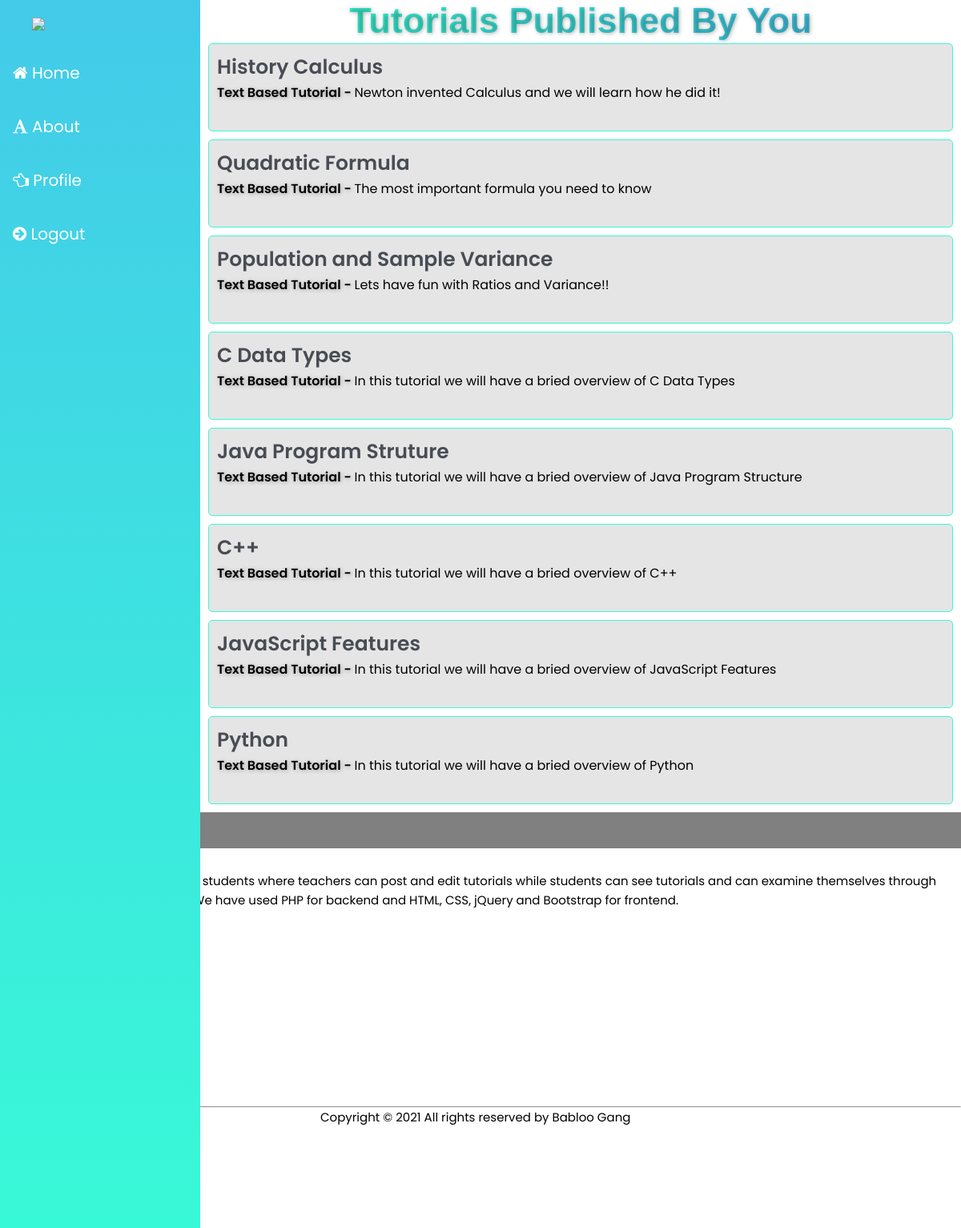
Screenshot of /Views/publishedTutorials.php (signed in) with the database file from the repository.
### tables this page shows
CREATE TABLE `tutorial` ( `id` INT NOT NULL AUTO_INCREMENT , `category_id` INT NOT NULL , `instructor` VARCHAR(100) NOT NULL , `title` VARCHAR(100) NOT NULL , `description` VARCHAR(1000) NOT NULL , `video` VARCHAR(100) NULL , PRIMARY KEY (`id`));

### Models/TutorialModel.php (called while the page is built, shortened)
<?php
	require_once "DBconfig.php";
	function getTutorialsByTeacherEmail($email){
		global $database_connection;
		$sql_query         = "SELECT * FROM tutorial WHERE instructor='$email' ORDER BY id DESC";
		$sql_query_execute = mysqli_query($database_connection, $sql_query);
		return $sql_query_execute;
	}
?>

### Views/publishedTutorials.php (the view, shortened to what this page needs)
<?php
  if(isset($_SESSION['current_teacher_email']) && isset($_SESSION['current_teacher_username'])){
    $email    = $_SESSION["current_teacher_email"];
  }
  else{
    header("location: login.php?notloggedin=true");
  }
  require_once "../Models/TutorialModel.php";
  $instructor_Tutorials = getTutorialsByTeacherEmail($email);
?>
<!DOCTYPE html>
<html>
<head>
  <link rel="stylesheet" href="https://cdnjs.cloudflare.com/ajax/libs/font-awesome/4.7.0/css/font-awesome.min.css">
    <link rel="stylesheet" href="../assets/css/style.css">
    <link rel="stylesheet" href="../assets/css/ViewTutorials.css">
</head>
<body>
  <div class="sidenav">
    <img class="logo" src="https://www.concordia.ca/content/dam/common/icons/303x242/graduate-students.png">
    <br><br>
    <a href="/webproject"><i class="fa fa-home"></i> Home</a>
    <br>
    <a href="about.php"><i class="fa fa-font"></i> About</a>
    <br>
    <a href="login.php"><i class="fa fa-hand-o-left"></i> Profile</a>
    <br>
    <a href="teacherLogout.php"><i class="fa fa-arrow-circle-right"></i> Logout</a>
    <br>
  </div>
<div class="main ">
  <h1 align="center">
    <span class="multi-text">Tutorials Published By You</span>
  </h1>
  <?php
  echo "<ol>";
  while($tutorial = $instructor_Tutorials->fetch_assoc()) {
      echo "<li class='card'>";
      echo "<a href='tutorial.php?id=" . $tutorial["id"] . "'>" . $tutorial["title"] . "</a><br>";
      if($tutorial["video"]){
      echo "<p><span class='type'>Video Based Tutorial - </span> " . $tutorial["description"] ."</p>";
      }
      else{
        echo "<p><span class='type'>Text Based Tutorial - </span>"  . $tutorial["description"] ."</p>";
      }
        echo "<br></li>";
  }
  echo "</ol>"
  ?>
</div>
  <footer class="site-footer">
      <div class="container">
        <div class="row">
          <div class="col-sm-12 col-md-6">
            <h6>About our Project</h6>
            <p class="text-justify">Our project is tutoring website for students where teachers can post and edit tutorials while students can see tutorials and can examine themselves through quizes. It is managed by Admin. We have used PHP for backend and HTML, CSS, jQuery and Bootstrap for frontend.</p>
          </div>
          <div class="col-xs-6 col-md-3">
            <h6>Contact Information</h6>
            <ul>
              <p>SEECS</p>
              <p>NUST, H12 Campus</p>
              <p>ISLAMABAD</p>
            </ul>
          </div>
          <br><br><br>
          <div class="col-xs-6 col-md-3"><br>
            <ul>
              <p>BESE9B</p>
              <p>Batch'2k18</p>
            </ul>
          </div>
        </div>
        <hr>
      </div>
      <div class="container">
        <div class="row">
          <div class="col-md-8 col-sm-6 col-xs-12">
            <p class="copyright-text">Copyright &copy; 2021 All rights reserved by Babloo Gang
            </p>
          </div>
        </div>
      </div>
</footer>
</body>
</html>

### assets/css/style.css (style rules this page uses)
ul, ol { margin: 0px; padding: 0px; list-style-type: none; }
* { margin: 0; padding: 0; box-sizing: border-box; user-select: none; }
body { background-image: url("https://images.unsplash.com/photo-1486312338219-ce68d2c6f44d?ixid=MXwxMjA3fDB8MHxzZWFyY2h8MTB8fG9ubGluZSUyMGxlYXJuaW5nfGVufDB8fDB8&ixlib=rb-1.2.1&auto=format&fit=crop&w=500&q=60"); background-position: center; background-size: cover; height: 100vh; }
label,span,h2 { text-shadow: 1px 1px 5px rgba(0,0,0,0.3); }
.site-footer { background-color: grey; padding:45px 0 20px; font-size:15px; line-height:24px; color:black; }
.site-footer h6 { color:#fff; font-size:16px; text-transform:uppercase; margin-top:5px; letter-spacing:2px }
.copyright-text { margin-left:400px; }

### assets/css/ViewTutorials.css (style rules this page uses)
* { box-sizing: border-box; }
body { background-color: #ffffff; }
.logo { position: relative; left:40px; width:150px; }
.sidenav { height: 100%; width: 250px; position: fixed; z-index: 1; top: 0; left: 0; background: linear-gradient(#43cae9 0%, #38f9d7 100%); overflow-x: hidden; padding-top: 20px; }
.sidenav a { padding: 6px 8px 6px 16px; text-decoration: none; font-size: 20px; color:#ffffff; display: block; }
.multi-text { font-family: 'Montserrat',sans-serif; font-size: 45px; padding:30px 0; color: #1F2833; text-align: center; background-image: linear-gradient(to left, #43cae9 0%, #38f9d7 100%); -webkit-background-clip: text; -moz-background-clip: text; background-clip: text; color: transparent; }
.container { position: relative; display: inline-block; float: left; margin: 0; width:100%; background: white; min-height: 150px; }

### Views/publishedTutorials.php (style rules this page uses)
body { font-family: "Poppins", sans-serif; background-color: white; }
.logo { position: relative; left:40px; width:150px; }
.main { margin-left: 250px; padding: 0px 10px; color: black; }
.multi-text { background-image: linear-gradient(to left, #43cae9 0%, #38f9d7 100%); -webkit-background-clip: text; -moz-background-clip: text; background-clip: text; color: transparent; }
.sidenav { height: 100%; width: 250px; position: fixed; z-index: 1; top: 0; left: 0; background: linear-gradient(#43cae9 0%, #38f9d7 100%); overflow-x: hidden; padding-top: 20px; }
.sidenav a { padding: 6px 8px 6px 16px; text-decoration: none; font-size: 20px; color:#ffffff; display: block; }
.card { border: 1px solid #38f9d7; border-radius: 5px; background-color: rgba(0, 0, 0, 0.1); padding: 10px; margin-bottom: 10px; }
.card a { font-size: 25px; text-decoration: none; font-weight: 600; color: #484c54 }
.type { font-weight: 600; color: #000000; }

### rows the page displays
tutorial: title "History Calculus", description "Newton invented Calculus and we will learn how he did it!"
tutorial: title "Quadratic Formula", description "The most important formula you need to know"
tutorial: title "Population and Sample Variance", description "Lets have fun with Ratios and Variance!!"
tutorial: title "C Data Types", description "In this tutorial we will have a bried overview of C Data Types"
tutorial: title "Java Program Struture", description "In this tutorial we will have a bried overview of Java Program Structure"
tutorial: title "C++", description "In this tutorial we will have a bried overview of C++"
tutorial: title "JavaScript Features", description "In this tutorial we will have a bried overview of JavaScript Features"
tutorial: title "Python", description "In this tutorial we will have a bried overview of Python"
